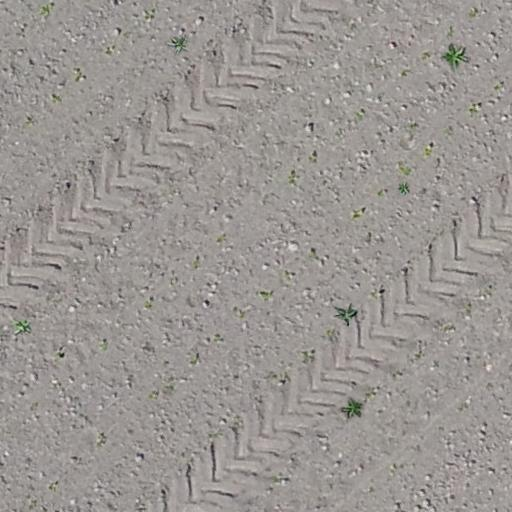
#> input picture SyntheticImageGenerator/datasets/weeds_synthetic_dataset/test/images/00000001.jpg, 512 x 512 px
$ python image_smoothing_blurring.py --image ../SyntheticImageGenerator/datasets/weeds_synthetic_dataset/test/images/00000001.jpg
#> lines starting #> are read from the running program, lines starting #| are printed output that depends on the picture
"""
File Created: 18th November 2021
Author: Venkata Ravi Kumar A
-----

"""

'''
    Notes on image smoothing and bluring in images:

        Blurred pixel: This means that each pixel in the image is mixed in with
                       its surrounding pixel intensities. This “mixture” of pixels
                       in a neighborhood becomes our blurred pixel.
                       The goal here is to use a low-pass filter to reduce the amount of noise and
                       detail in an image.

        Many image processing and computer vision functions, such as thresholding
        and edge detection, perform better if the image is first smoothed or blurred.

        By smoothing an image prior to applying techniques such as edge detection or
        thresholding we are able to reduce the amount of high-frequency content,
        such as noise and edges (i.e., the “detail” of an image). While this may sound
        counter-intuitive, by reducing the detail in an image we can more easily
        find objects that we are interested in. Furthermore, this allows us to
        focus on the larger structural objects in the image.

        We will study four main smoothing and blurring options:

                    Simple average blurring
                    Gaussian blurring
                    Median filtering
                    Bilateral filtering

        Simple average blurring: By taking the average of the region surrounding a pixel,
                                we are smoothing it and replacing it with the value of its
                                local neighborhood. This allows us to reduce noise and
                                the level of detail, simply by relying on the average.
                                as the size of the kernel increases, so will the amount in which the image is blurred.
                                Simply put: the larger your smoothing kernel is, the more
                                blurred your image will look.
                                While average smoothing was quite simple to understand,
                                it also weights each pixel inside the kernel area equally
                                — and by doing this it becomes easy to over-blur our image
                                and miss out on important edges. We can remedy this problem
                                by applying Gaussian blurring.


        Gaussian blurring:
             Gaussian blurring is similar to average blurring, but instead of using a simple
             mean, we are now using a weighted mean, where neighborhood pixels that are closer
             to the central pixel contribute more “weight” to the average. The end result is
             that our image is less blurred, but more “naturally blurred,” than using the
             average method.
             In general, it is recommend starting with a simple Gaussian blur and tuning
             your parameters as needed. While the Gaussian blur is slightly slower than
             a simple average blur (and only by a tiny fraction), a Gaussian blur tends
             to give much nicer results, especially when applied to natural images.

        Median blurring:
            Traditionally, the median blur method has been most effective when removing
            salt-and-pepper noise. This type of noise is exactly what it sounds like:
            imagine taking a photograph, putting it on your dining room table, and
            sprinkling salt and pepper on top of it. Using the median blur method,
            you could remove the salt and pepper from your image.
            The reason median blurring is more effective at removing salt-and-pepper
            style noise from an image is that each central pixel is always replaced
            with a pixel intensity that exists in the image. And since the median
            is robust to outliers, the salt-and-pepper noise will be less influential
            to the median than another statistical method, such as the average.

        Bilateral blurring:
            Above blurring methods have been to reduce noise and detail in an image; however,
            as a side effect we have tended to lose edges in the image.
            To reduce noise while still maintaining edges, we can use bilateral blurring.
            Bilateral blurring accomplishes this by introducing two Gaussian distributions.

            The first Gaussian function only considers spatial neighbors. That is, pixels
            that appear close together in the (x, y)-coordinate space of the image.
            The second Gaussian then models the pixel intensity of the neighborhood,
            ensuring that only pixels with similar intensity are included in the actual
            computation of the blur.

            Intuitively, this makes sense. If pixels in the same (small) neighborhood
            have a similar pixel value, then they likely represent the same object.
            But if two pixels in the same neighborhood have contrasting values, then
            we could be examining the edge or boundary of an object — and we would like
            to preserve this edge.

            Overall, this method is able to preserve edges of an image, while still
            reducing noise. The largest downside to this method is that it is considerably
            slower than its averaging, Gaussian, and median blurring counterparts.

    Usage:
        Run script as mentioned below sample
            (base) C:\TechnicalABB\Hackathon2021\Ralf_Idea\implementation>
                      python image_smoothing_blurring.py -i input_imgs\vrk_jurs_prk.png
                                                         -o output_imgs\
         Sample output shown below:

        [INFO] input image name vrk_jurs_prk.png
        [INFO] Input image shown in popup window
        [INFO] Blurring image using average technique.
        [INFO] Average blurred imageimage is written successfully output_imgs\vrk_jurs_prk_avg_3_3.png
        [INFO] Average blurred imageimage is written successfully output_imgs\vrk_jurs_prk_avg_9_9.png
        [INFO] Average blurred imageimage is written successfully output_imgs\vrk_jurs_prk_avg_15_15.png
        [INFO] Blurring image using Gaussian technique.
        [INFO] Gaussian  blurred imageimage is written successfully output_imgs\vrk_jurs_prk_gauss_3_3.png
        [INFO] Gaussian  blurred imageimage is written successfully output_imgs\vrk_jurs_prk_gauss_9_9.png
        [INFO] Gaussian  blurred imageimage is written successfully output_imgs\vrk_jurs_prk_gauss_15_15.png
        [INFO] Blurring image using Median technique.
        [INFO] Median blurred imageimage is written successfully output_imgs\vrk_jurs_prk_median_3.png
        [INFO] Median blurred imageimage is written successfully output_imgs\vrk_jurs_prk_median_9.png
        [INFO] Median blurred imageimage is written successfully output_imgs\vrk_jurs_prk_median_15.png
        [INFO] Blurring image using bilateral technique.
        [INFO] Bilateral blurred imageimage is written successfully output_imgs\vrk_jurs_prk_bilateral_11_21_7.png
        [INFO] Bilateral blurred imageimage is written successfully output_imgs\vrk_jurs_prk_bilateral_11_41_21.png
        [INFO] Bilateral blurred imageimage is written successfully output_imgs\vrk_jurs_prk_bilateral_11_61_39.png

    Reference:
        https://www.pyimagesearch.com/2021/04/28/opencv-smoothing-and-blurring/

'''

# Import the necessary packages
import os
import argparse
import cv2


# Construct the argument parser and parse the arguments
ap = argparse.ArgumentParser()
ap.add_argument("-i", "--image", required = True,
	help = "Path to the image")
ap.add_argument("-o", "--output", required = False,
        help="path to output blured image folder")
args = vars(ap.parse_args())

input_img_name = args["image"].split(os.path.sep)[-1].lower()
img_name_withoug_ext = input_img_name.split('.')[0]
print('[INFO] input image name {} '.format(input_img_name))


# load the image, display it to our screen, and initialize a list of
# kernel sizes (so we can evaluate the relationship between kernel
# size and amount of blurring)
image = cv2.imread(args["image"])
#> image is the input picture: shape (512, 512, 3); mean B, G, R 146.7, 150.4, 154.7
print('[INFO] Input image shown in popup window')
cv2.imshow("Original", image)

print('[INFO] Blurring image using average technique.')
# Let's apply standard "averaging" blurring first. Average
# blurring (as the name suggests), takes the average of all
# pixels in the surrounding area and replaces the centeral
# element of the output image with the average. Thus, in
# order to have a central element, the area surrounding the
# central must be odd. Here are a few examples with varying
# kernel sizes. Notice how the larger the kernel gets, the
# more blurred the image becomes
kernelSizes = [(3, 3), (9, 9), (15, 15)]
# loop over the kernel sizes
for (kX, kY) in kernelSizes:
    # apply an "average" blur to the image using the current kernel size
    blurred = cv2.blur(image, (kX, kY))
    cv2.imshow("Average ({}, {})".format(kX, kY), blurred)
    cv2.waitKey(0)
    if args["output"] is not None:
        output_img_name = args["output"] + img_name_withoug_ext + "_avg_" + str(kX) + "_" + str(kY) + ".png"
        cv2.imwrite(output_img_name, blurred)
        print("[INFO] Average blurred imageimage is written successfully {}".format(output_img_name))
#> this loop made 3 passes
#> pass 2, `blurred = cv2.blur(image, (kX, kY))`:
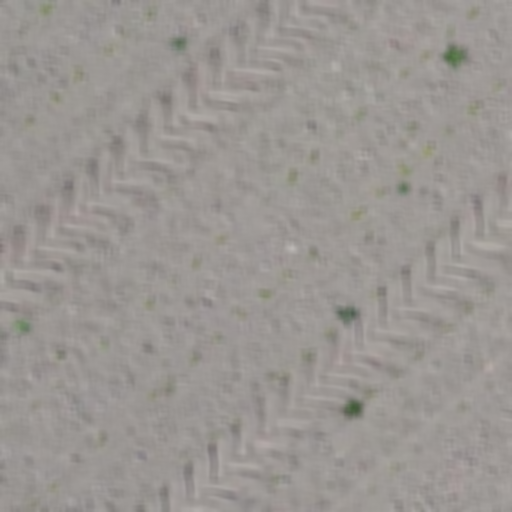
#> blurred: shape (512, 512, 3); mean B, G, R 146.7, 150.4, 154.7


print('[INFO] Blurring image using Gaussian technique.')
# We can also apply Gaussian blurring, where the relevant
# parameters are the image we want to blur and the standard
# deviation in the X and Y direction. Again, as the standard
# deviation size increases, the image becomes progressively
# more blurred
# close all windows to cleanup the screen
cv2.destroyAllWindows()
cv2.imshow("Original", image)

# loop over the kernel sizes
for (kX, kY) in kernelSizes:
    # apply an "Gaussian" blur to the image using the current kernel size
    # second argument 0 stands for we let opencv to calculate std dev for us based on kernel size.
    blurred = cv2.GaussianBlur(image, (kX, kY), 0)
    cv2.imshow("Gaussian ({}, {})".format(kX, kY), blurred)
    cv2.waitKey(0)
    if args["output"] is not None:
        output_img_name = args["output"] + img_name_withoug_ext + "_gauss_" + str(kX) + "_" + str(kY) + ".png"
        cv2.imwrite(output_img_name, blurred)
        print("[INFO] Gaussian  blurred imageimage is written successfully {}".format(output_img_name))


print('[INFO] Blurring image using Median technique.')
# The cv2.medianBlur function is mainly used for removing
# what is called "salt-and-pepper" noise. Unlike the Average
# method mentioned above, the median method (as the name
# suggests), calculates the median pixel value amongst the
# surrounding area.
# close all windows to cleanup the screen
cv2.destroyAllWindows()
cv2.imshow("Original", image)

# loop over the kernel sizes. For median kernel is square.
for k in (3, 9, 15):
    # apply a "median" blur to the image
    blurred = cv2.medianBlur(image, k)
    cv2.imshow("Median {}".format(k), blurred)
    cv2.waitKey(0)
    if args["output"] is not None:
        output_img_name = args["output"] + img_name_withoug_ext + "_median_" + str(k) + ".png"
        cv2.imwrite(output_img_name, blurred)
        print("[INFO] Median blurred imageimage is written successfully {}".format(output_img_name))


print('[INFO] Blurring image using bilateral technique.')
# You may have noticed that blurring can help remove noise,
# but also makes edge less sharp. In order to keep edges
# sharp, we can use bilateral filtering. We need to specify
# the diameter of the neighborhood (as in examples above),
# along with sigma values for color and coordinate space.
# The larger these sigma values, the more pixels will be
# considered within the neighborhood.

# load the image, display it to our screen, and construct a list of
# bilateral filtering parameters that we are going to explore
# close all windows to cleanup the screen
cv2.destroyAllWindows()
cv2.imshow("Original", image)

params = [(11, 21, 7), (11, 41, 21), (11, 61, 39)]
'''
Notes on parameters for bilateral API:
    We need to define the diameter of our pixel neighborhood — the larger this diameter is,
    the more pixels will be included in the blurring computation. Think of this parameter
    as a square kernel size.

    The color standard deviation. A larger value for color standard deviation means that
    more colors in the neighborhood will be considered when computing the blur. If we
    let color standard deviation get too large in respect to the diameter, then we
    essentially have broken the assumption of bilateral filtering — that only pixels
    of similar color should contribute significantly to the blur.

    The space standard deviation, A larger value of standard deviation means that pixels
    farther out from the central pixel diameter will influence the blurring calculation.

'''
# loop over the diameter, sigma color, and sigma space
for (diameter, sigmaColor, sigmaSpace) in params:
    # apply bilateral filtering to the image using the current set of parameters
    blurred = cv2.bilateralFilter(image, diameter, sigmaColor, sigmaSpace)
    # show the output image and associated parameters
    title = "Blurred d={}, sc={}, ss={}".format(diameter, sigmaColor, sigmaSpace)
    cv2.imshow(title, blurred)
    cv2.waitKey(0)
    if args["output"] is not None:
        output_img_name = args["output"] + img_name_withoug_ext + "_bilateral_" + str(diameter) + "_" + str(sigmaColor) + "_" + str(sigmaSpace) + ".png"
        cv2.imwrite(output_img_name, blurred)
        print("[INFO] Bilateral blurred imageimage is written successfully {}".format(output_img_name))
